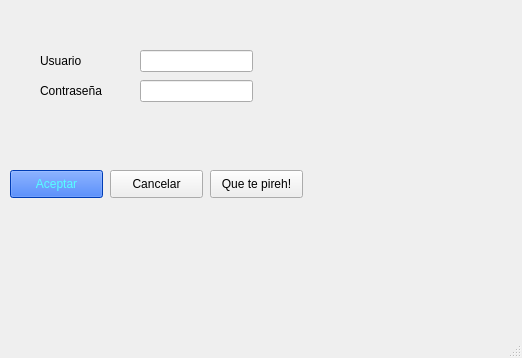
<?xml version="1.0" encoding="UTF-8"?>
<ui version="4.0">
 <class>MainWindow</class>
 <widget class="QMainWindow" name="MainWindow">
  <property name="geometry">
   <rect>
    <x>0</x>
    <y>0</y>
    <width>522</width>
    <height>358</height>
   </rect>
  </property>
  <property name="windowTitle">
   <string>MainWindow</string>
  </property>
  <widget class="QWidget" name="centralwidget">
   <widget class="QPushButton" name="aceptar">
    <property name="geometry">
     <rect>
      <x>10</x>
      <y>170</y>
      <width>93</width>
      <height>28</height>
     </rect>
    </property>
    <property name="styleSheet">
     <string notr="true">background-color: rgb(0, 85, 255);
font: 8pt &quot;Arial&quot;;
color: rgb(85, 255, 255);</string>
    </property>
    <property name="text">
     <string>Aceptar</string>
    </property>
   </widget>
   <widget class="QPushButton" name="cancelar">
    <property name="geometry">
     <rect>
      <x>110</x>
      <y>170</y>
      <width>93</width>
      <height>28</height>
     </rect>
    </property>
    <property name="text">
     <string>Cancelar</string>
    </property>
   </widget>
   <widget class="QLabel" name="lbl_nombre">
    <property name="geometry">
     <rect>
      <x>40</x>
      <y>50</y>
      <width>101</width>
      <height>21</height>
     </rect>
    </property>
    <property name="text">
     <string>Usuario</string>
    </property>
   </widget>
   <widget class="QLineEdit" name="txt_nombre">
    <property name="geometry">
     <rect>
      <x>140</x>
      <y>50</y>
      <width>113</width>
      <height>22</height>
     </rect>
    </property>
    <property name="maxLength">
     <number>10</number>
    </property>
   </widget>
   <widget class="QLineEdit" name="txt_contrasena">
    <property name="geometry">
     <rect>
      <x>140</x>
      <y>80</y>
      <width>113</width>
      <height>22</height>
     </rect>
    </property>
    <property name="text">
     <string/>
    </property>
    <property name="maxLength">
     <number>10</number>
    </property>
   </widget>
   <widget class="QLabel" name="lbl_contrasena">
    <property name="geometry">
     <rect>
      <x>40</x>
      <y>80</y>
      <width>101</width>
      <height>21</height>
     </rect>
    </property>
    <property name="text">
     <string>Contraseña</string>
    </property>
   </widget>
   <widget class="QPushButton" name="salir">
    <property name="geometry">
     <rect>
      <x>210</x>
      <y>170</y>
      <width>93</width>
      <height>28</height>
     </rect>
    </property>
    <property name="focusPolicy">
     <enum>Qt::StrongFocus</enum>
    </property>
    <property name="text">
     <string>Que te pireh!</string>
    </property>
   </widget>
   <widget class="QLabel" name="Respuesta">
    <property name="geometry">
     <rect>
      <x>270</x>
      <y>50</y>
      <width>211</width>
      <height>21</height>
     </rect>
    </property>
    <property name="text">
     <string/>
    </property>
   </widget>
  </widget>
  <widget class="QMenuBar" name="menubar">
   <property name="geometry">
    <rect>
     <x>0</x>
     <y>0</y>
     <width>522</width>
     <height>26</height>
    </rect>
   </property>
  </widget>
  <widget class="QStatusBar" name="statusbar"/>
 </widget>
 <resources>
  <include location="../../icons/recursos.qrc"/>
 </resources>
 <connections/>
</ui>
